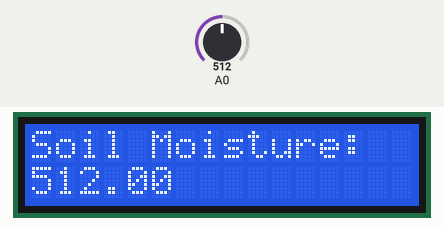
Simulated run of this sketch. Board: Arduino Uno, built with avr-gcc and run on an emulated ATmega328P. Parts: 16×2 character LCD. The test bench sets the inputs (shaded band); at power-on: A0 = 512. What the sketch prints to the serial monitor is not drawn.

Above: at 1.2 s.
1.3 s: A0 set to 11
At 3.7 s:
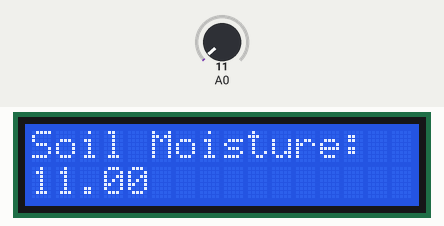
5.2 s: A0 set to 8
At 7.4 s:
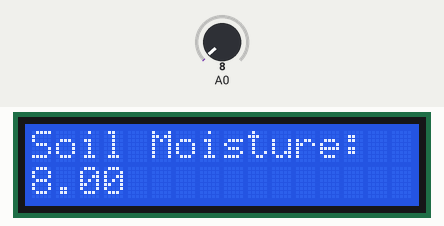
9.1 s: A0 set to 0
Timing chart, 0 to 12.1 s (numbered marks = the images above; inputs shaded):
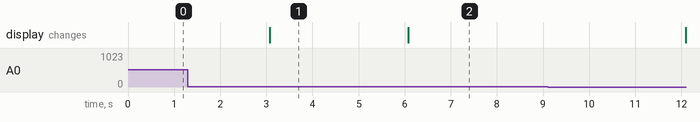

Measured:
- after the input at 1.3 s, the display: changes after 1.8 s (image 1)
- after the input at 5.2 s, the display: changes after 0.88 s (image 2)

The sketch:

Soil_Moisture.ino
```cpp
/*
 * Schematic:
 Plug SIG into A0
 PWR to 3.3V
 GND to GND

 * HEY!
 If you're not currently getting a reading from the Soil Moisture sensor,
 disconnect it from the power source.
 The sensor's conductor can corrode quickly over time if
 continuously plugged into power and exposed to moisture.

 *Callibration
 The Soil Moisture sensor produces an analog value --
 an electrical reading that increases with exposure to moisture.
 There isn't a standardized scale.
 The analog reading will vary depending on a number of variables having to do with soil type.

 Thus, to use this sensor, it's important to get two baseline readings at the outset of using this sensor.
 1 -- a reading of the soil you'll be sensing when it is completely dry.
 2 -- a reading of the soil you'll be sensing when it is saturated.

 This provides you with the low and high end of a moisture scale.

 */

#include <LiquidCrystal.h>
const int rs = 12, en = 11, d4 = 5, d5 = 4, d6 = 3, d7 = 2;
LiquidCrystal lcd(rs, en, d4, d5, d6, d7);

void setup()
{
  Serial.begin(9600);
  lcd.begin(16, 2);

}

void loop()
{
  float sensorValue;
  sensorValue = analogRead(A0);

  lcd.clear();
  lcd.print("Soil Moisture: ");
  lcd.setCursor(0,1);
  lcd.print(sensorValue);

  Serial.print("Soil Moisture: ");
  Serial.print(sensorValue);
  Serial.println();

  delay(3000);
}
```
